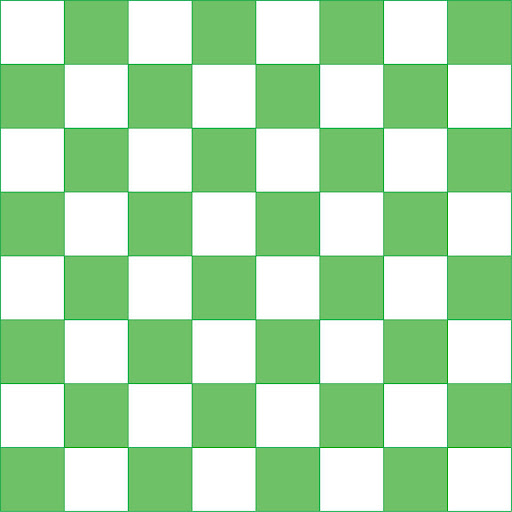
#> input picture opencvXplorer/dataset/img/flat_chessboard.jpg, 512 x 512 px
$ jupyter execute grid_detection.ipynb   (shell and % lines are left out)
#> lines starting #> are read from the running program, lines starting #| are printed output that depends on the picture; after the words box and inside, x2 and y2 are one past the last pixel; in counts of white or black regions, pixels touching at a corner belong together
## Grid Detection

### Chess Grid Pattern

[cell 1]
import cv2
import numpy as np
import matplotlib.pyplot as plt

[cell 2]
flat_chess = cv2.imread('../dataset/img/flat_chessboard.jpg')
#> flat_chess is the input picture: shape (512, 512, 3); mean B, G, R 175.1, 222.1, 177.2
plt.imshow(flat_chess)
plt.show()

[cell 3]
# opencv has a method to find Chessboard corners only applicable for images with proper chessboard grid not fpr partial chessboard images.

# 1 - image
# 2 - grid size we need to validate/analyze the pattern
found, corners = cv2.findChessboardCorners(flat_chess, (7,7))
#> found = True; corners = 49 rows, first 8: [63.59, 63.59], [127.7, 63.59], [191.4, 63.63], [255.5, 63.67], [319.3, 63.61], [383.4, 63.57], [447.1, 63.71], [63.57, 127.8]
found # whether the image passes the criteria or not
#> Out = True

[cell 4]
# Now, we are going to draw chessboard corners
flat_chess = cv2.drawChessboardCorners(flat_chess, (7,7), corners, found)
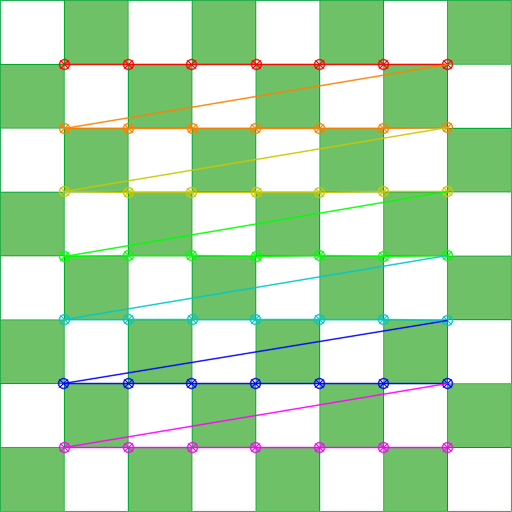
#> flat_chess: shape (512, 512, 3); 7.22% of pixels changed, all inside (x1, y1, x2, y2) = (57, 58, 454, 454)
plt.imshow(flat_chess)
plt.show()

### Dot Grid Pattern

[cell 5]
dots = cv2.imread('../dataset/img/dot_grid.jpg')
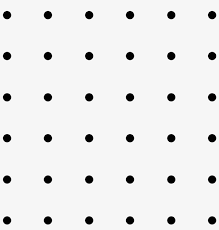
#> input picture opencvXplorer/dataset/img/dot_grid.jpg, 219 x 230 px
#> dots is the input picture: shape (230, 219, 3); min 0, max 254, mean 237
plt.imshow(dots)
plt.show()

[cell 6]
# opencv has a method to find dot pattern grid corners only applicable for images with proper dot grid not fpr partial dot images.

# 1 - image
# 2 - grid size we need to validate/analyze the pattern
# 3 - kind of dot
found, corners = cv2.findCirclesGrid(dots, (6,6), cv2.CALIB_CB_SYMMETRIC_GRID)
#> corners = 36 rows, first 8: [6.55, 14.6], [47.46, 14.59], [88.63, 14.59], [129.5, 14.59], [170.7, 14.58], [211.6, 14.59], [6.56, 55.52], [47.44, 55.52]
found
#> Out = True

[cell 7]
# draw pattern on the dot image
dots = cv2.drawChessboardCorners(dots, (6,6), corners, found)
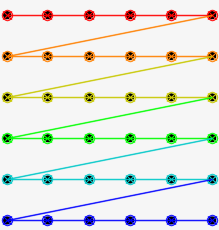
#> dots: shape (230, 219, 3); 19.28% of pixels changed, all inside (x1, y1, x2, y2) = (1, 9, 219, 227)
plt.imshow(dots)
plt.show()
